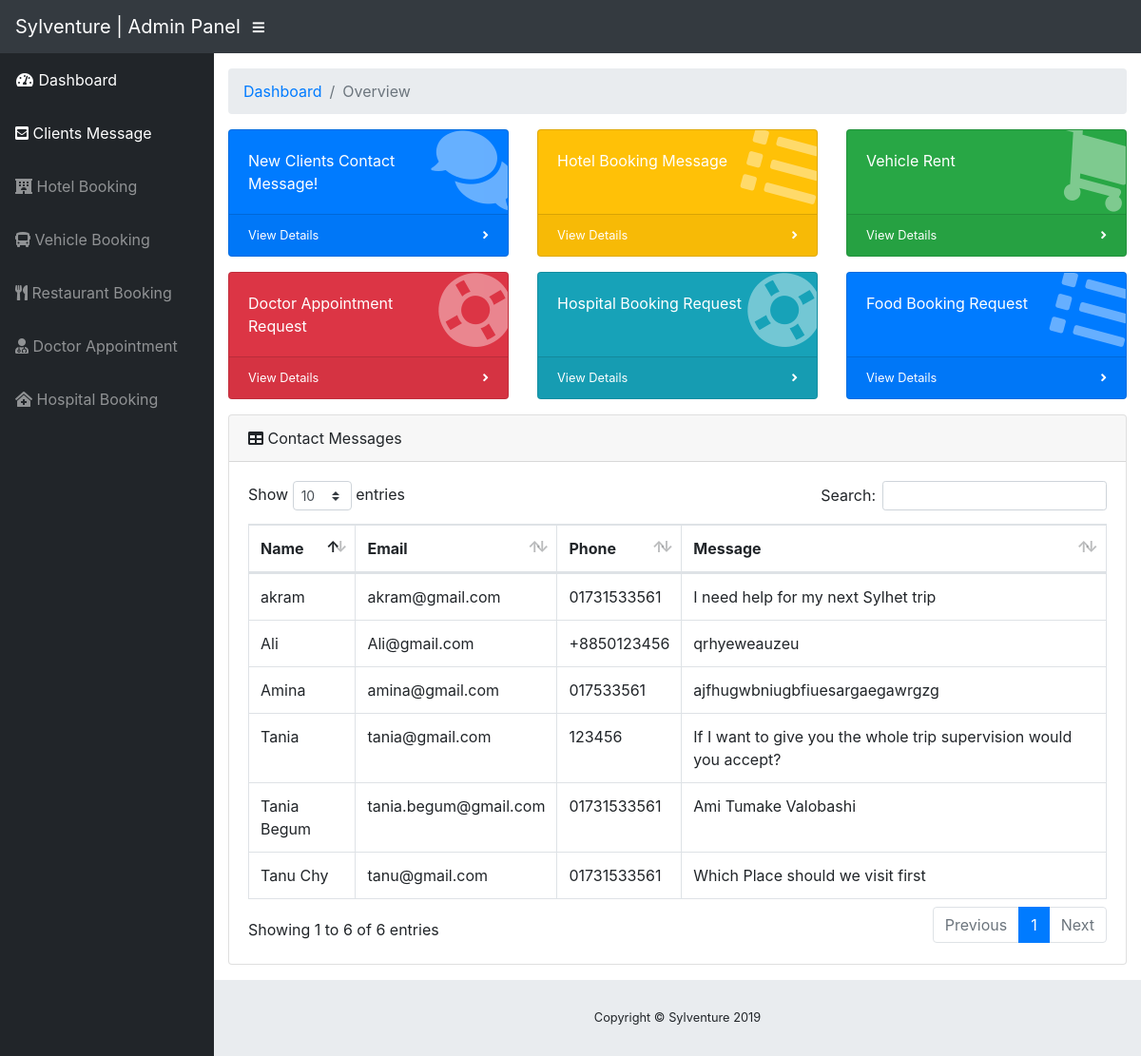
The app's page /admin/index.php with its own data.
### tables this page shows
CREATE TABLE `clients` (
  `id` int(11) NOT NULL,
  `name` varchar(255) NOT NULL,
  `email` varchar(255) NOT NULL,
  `phone` varchar(11) NOT NULL,
  `msg` varchar(500) NOT NULL
);

### admin/index.php (the view, shortened to what this page needs)
<?php
  include '../db/config.php';
?>
<!DOCTYPE html>
<html lang="en">
<head>
  <link href="vendor/fontawesome-free/css/all.min.css" rel="stylesheet" type="text/css">
  <link href="vendor/datatables/dataTables.bootstrap4.css" rel="stylesheet">
  <link href="css/sb-admin.css" rel="stylesheet">
</head>
<body id="page-top">
  <nav class="navbar navbar-expand navbar-dark bg-dark static-top">
    <a class="navbar-brand mr-1" href="index.html">Sylventure | Admin Panel</a>
    <button class="btn btn-link btn-sm text-white order-1 order-sm-0" id="sidebarToggle" href="#">
      <i class="fas fa-bars"></i>
    </button>
  </nav>
  <div id="wrapper">
    <ul class="sidebar navbar-nav">
      <li class="nav-item active">
        <a class="nav-link" href="index.php">
          <i class="fas fa-fw fa-tachometer-alt"></i>
          <span>Dashboard</span>
        </a>
      </li>
      <li class="nav-item active">
        <a class="nav-link" href="index.php">
          <i class="fas fa-envelope-square"></i>
          <span>Clients Message</span>
        </a>
      </li>
      <li class="nav-item">
        <a class="nav-link" href="hotel_booking.php">
          <i class="fas fa-hotel"></i>
          <span>Hotel Booking</span></a>
      </li>
      <li class="nav-item">
        <a class="nav-link" href="vehicle_booking.php">
          <i class="fas fa-bus"></i>
          <span>Vehicle Booking</span></a>
      </li>
      <li class="nav-item">
        <a class="nav-link" href="restaurant_booking.php">
          <i class="fas fa-utensils"></i>
          <span>Restaurant Booking</span></a>
      </li>
      <li class="nav-item">
        <a class="nav-link" href="doctor_booking.php">
          <i class="fas fa-user-md"></i>
          <span>Doctor Appointment</span></a>
      </li>
      <li class="nav-item">
        <a class="nav-link" href="hospital_booking.php">
          <i class="fas fa-clinic-medical"></i>
          <span>Hospital Booking</span></a>
      </li>
    </ul>
    <div id="content-wrapper">
      <div class="container-fluid">
        <ol class="breadcrumb">
          <li class="breadcrumb-item">
            <a href="#">Dashboard</a>
          </li>
          <li class="breadcrumb-item active">Overview</li>
        </ol>
        <div class="row">
          <div class="col-xl-4 col-sm-6 mb-3">
            <div class="card text-white bg-primary o-hidden h-100">
              <div class="card-body">
                <div class="card-body-icon">
                  <i class="fas fa-fw fa-comments"></i>
                </div>
                <div class="mr-5">New Clients Contact Message!</div>
              </div>
              <a class="card-footer text-white clearfix small z-1" href="index.php">
                <span class="float-left">View Details</span>
                <span class="float-right">
                  <i class="fas fa-angle-right"></i>
                </span>
              </a>
            </div>
          </div>
          <div class="col-xl-4 col-sm-6 mb-3">
            <div class="card text-white bg-warning o-hidden h-100">
              <div class="card-body">
                <div class="card-body-icon">
                  <i class="fas fa-fw fa-list"></i>
                </div>
                <div class="mr-5">Hotel Booking Message</div>
              </div>
              <a class="card-footer text-white clearfix small z-1" href="hotel_booking.php">
                <span class="float-left">View Details</span>
                <span class="float-right">
                  <i class="fas fa-angle-right"></i>
                </span>
              </a>
            </div>
          </div>
          <div class="col-xl-4 col-sm-6 mb-3">
            <div class="card text-white bg-success o-hidden h-100">
              <div class="card-body">
                <div class="card-body-icon">
                  <i class="fas fa-fw fa-shopping-cart"></i>
                </div>
                <div class="mr-5">Vehicle Rent</div>
              </div>
              <a class="card-footer text-white clearfix small z-1" href="vehicle_booking.php">
                <span class="float-left">View Details</span>
                <span class="float-right">
                  <i class="fas fa-angle-right"></i>
                </span>
              </a>
            </div>
          </div>
          <div class="col-xl-4 col-sm-6 mb-3">
            <div class="card text-white bg-danger o-hidden h-100">
              <div class="card-body">
                <div class="card-body-icon">
                  <i class="fas fa-fw fa-life-ring"></i>
                </div>
                <div class="mr-5">Doctor Appointment Request</div>
              </div>
              <a class="card-footer text-white clearfix small z-1" href="doctor_booking.php">
                <span class="float-left">View Details</span>
                <span class="float-right">
                  <i class="fas fa-angle-right"></i>
                </span>
              </a>
            </div>
          </div>
		      <div class="col-xl-4 col-sm-6 mb-3">
            <div class="card text-white bg-info o-hidden h-100">
              <div class="card-body">
                <div class="card-body-icon">
                  <i class="fas fa-fw fa-life-ring"></i>
                </div>
                <div class="mr-5">Hospital Booking Request</div>
              </div>
              <a class="card-footer text-white clearfix small z-1" href="hospital_booking.php">
                <span class="float-left">View Details</span>
                <span class="float-right">
                  <i class="fas fa-angle-right"></i>
                </span>
              </a>
            </div>
          </div>
		      <div class="col-xl-4 col-sm-6 mb-3">
            <div class="card text-white bg-primary o-hidden h-100">
              <div class="card-body">
                <div class="card-body-icon">
                  <i class="fas fa-fw fa-list"></i>
                </div>
                <div class="mr-5">Food Booking Request</div>
              </div>
              <a class="card-footer text-white clearfix small z-1" href="restaurant_booking.php">
                <span class="float-left">View Details</span>
                <span class="float-right">
                  <i class="fas fa-angle-right"></i>
                </span>
              </a>
            </div>
          </div>
        </div>
        <?php
          $statement = $pdo->prepare("SELECT * FROM `clients`");
          $statement->execute();
          $clients = $statement->fetchAll(PDO::FETCH_ASSOC);
        ?>
        <div class="card mb-3">
          <div class="card-header">
            <i class="fas fa-table"></i>
            Contact Messages</div>
          <div class="card-body">
            <div class="table-responsive">
              <table class="table table-bordered" id="dataTable" width="100%" cellspacing="0">
                <thead>
                  <tr>
                    <th>Name</th>
                    <th>Email</th>
                    <th>Phone</th>
                    <th>Message</th>
                  </tr>
                </thead>
                <tbody>
                  <?php foreach ($clients as $client): ?>
                    <tr>
                    <td><?php echo $client['name'] ?></td>
                    <td><?php echo $client['email'] ?></td>
                    <td><?php echo $client['phone'] ?></td>
                    <td><?php echo $client['msg'] ?></td>
                  </tr>
                  <?php endforeach ?>
                </tbody>
              </table>
            </div>
          </div>
        </div>
      </div>
      <footer class="sticky-footer">
        <div class="container my-auto">
          <div class="copyright text-center my-auto">
            <span>Copyright © Sylventure 2019</span>
          </div>
        </div>
      </footer>
    </div>
  </div>
</body>
</html>

### records on screen
clients: name "akram", email "akram@gmail.com", phone "01731533561", msg "I need help for my next Sylhet trip"
clients: name "Tania", email "tania@gmail.com", phone "123456", msg "If I want to give you the whole trip supervision would you accept?"
clients: name "Amina", email "amina@gmail.com", phone "017533561", msg "ajfhugwbniugbfiuesargaegawrgzg"
clients: name "Ali", email "Ali@gmail.com", phone "+8850123456", msg "qrhyeweauzeu"
clients: name "Tanu Chy", email "tanu@gmail.com", phone "01731533561", msg "Which Place should we visit first"
clients: name "Tania Begum", email "tania.begum@gmail.com", phone "01731533561", msg "Ami Tumake Valobashi"
